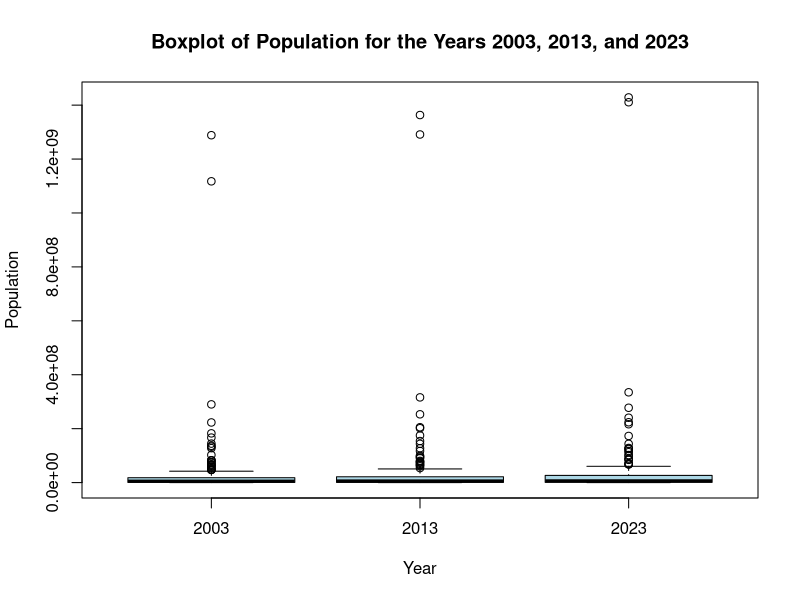
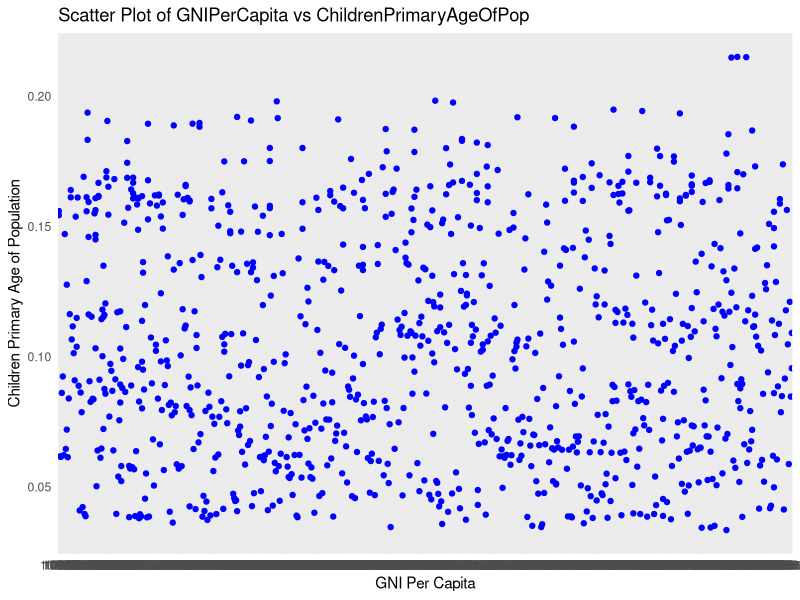
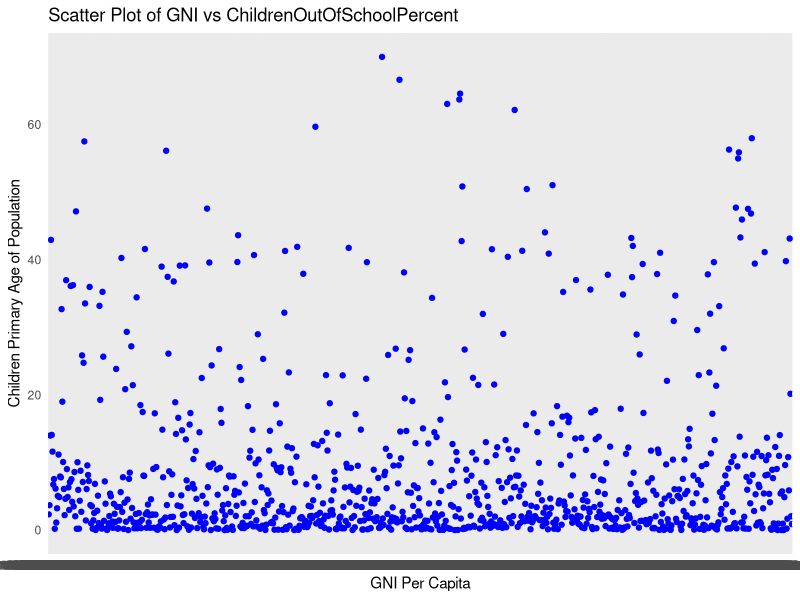

The R script that drew these images, in order:

# Load necessary libraries
library(dplyr)
library(tidyr)
library(ggplot2)

################################################################################
# 1. Importing data and explore the basics
################################################################################

# Assuming the relative path to the data file is available, we'll load the CSV file.
df_og <- read.csv('../data/WB_more_data.csv')

# dimension of data set (shape)
dim(df_og)

# show structure
str(df_og)

# show head
head(df_og)

# check column names
colnames(df_og)

# check for missing value - remember that this is misleading due to the way the WB encodes missing values with ".."
sapply(df_og, function(x) sum(is.na(x)))
colSums(is.na(df_og)) # same but neater

# Replace all occurrences of ".." with NA
df_og[df_og == ".."] <- NA

# check again
sapply(df_og, function(x) sum(is.na(x)))

################################################################################
# Find the maximum value among population for 2023

# Filter the data for rows where Series.Name is "pop"
pop_data <- df_og[df_og$Series.Name == "Population, total", ]

# Find the row with the maximum value in the value_column within the filtered data
max_pop_row <- pop_data[which.max(pop_data$X2023), ]

# Print the row with the maximum value
print(max_pop_row)

################################################################################
# 2. Reshaping data
################################################################################
# used to address a problem (always handy to work with a smaller data set)
#df_albania <- df_og[df_og$Country.Name == "Albania",]
#df_og <- df_albania

# Define the year columns
year_cols <- c('X2001', 'X2002', 'X2003', 'X2011', 'X2012', 'X2013', 'X2021', 'X2022', 'X2023')

################################################################################
# Melt the data frame
df_melted <- df_og %>%
  pivot_longer(cols = all_of(year_cols), 
               names_to = "year", 
               values_to = "values")

# View a sample of the data
sample_n(df_melted, 5)

################################################################################
# Pivot the data frame
pivoted_df <- df_melted %>%
  pivot_wider(names_from = "Series.Name", 
              values_from = "values",
              id_cols = c(year, Country.Name, Country.Code))

# Print the dimensions of the pivoted data frame
print(dim(pivoted_df))

# View a sample of the data
pivoted_df[sample(nrow(pivoted_df), 4), ]


################################################################################
# 3. Renaming columns and cleaning year values
################################################################################
# Use gsub to remove the "X" prefix from the year column
pivoted_df$year <- gsub("X", "", pivoted_df$year)

# Optionally, convert the year column to numeric
pivoted_df$year <- as.numeric(pivoted_df$year)

# Check the updated column
head(pivoted_df$year)

################################################################################
# Remind yourself of the current names before renaming
colnames(pivoted_df)

# Create a named vector (like a dictionary) for renaming columns
new_column_names <- c(
                      "CountryName" = "Country.Name",
                      "CountryCode" = "Country.Code",
                      "Year" = "year",
                      "PopulationTotal" = "Population, total",
                      "ChildrenOutOfSchoolPercent" = "Children out of school (% of primary school age)",
                      "ChildrenOutOfSchoolPrimary" = "Children out of school, primary",
                      "GNIPerCapita" = "GNI per capita, Atlas method (current US$)",
                      "GNI" = "GNI, Atlas method (current US$)")

# Rename columns using the named vector - Note the different expected order to python: rename(new_name = old_name)
df_renamed <- pivoted_df %>%
  rename(!!!new_column_names)

# View the new column names
colnames(df_renamed)

################################################################################
# 4. Plot some values
################################################################################

# show boxplots of population data for several years
# Filter the data for the years 2003, 2013, and 2023
df_selected_years <- df_renamed[df_renamed$Year %in% c(2003, 2013, 2023), ]

# Convert 'PopulationTotal' to numeric if necessary
df_selected_years$PopulationTotal <- as.numeric(df_selected_years$PopulationTotal)

# Create a boxplot with PopulationTotal for each of the selected years
boxplot(PopulationTotal ~ Year, 
        data = df_selected_years, 
        main = "Boxplot of Population for the Years 2003, 2013, and 2023", 
        xlab = "Year", 
        ylab = "Population", 
        col = "lightblue")

################################################################################
# 5. Remove missing values
################################################################################
# check for missing value
colSums(is.na(df_renamed))

# drops rows with missing values
df_nomissing <- df_renamed %>% na.omit()

# Drop rows with missing values only in specific columns 
#df_schooldata <- df_renamed %>% drop_na(ChildrenOutOfSchoolPrimary, ChildrenOutOfSchoolPercent)
#df_gnidata <- df_renamed %>% drop_na(GNI)


################################################################################
# 6. Create features
################################################################################

df <- df_nomissing

# note that some are still characters rather than numeric
str(df)

# Convert to numeric if they are not already
df <- df %>%
  mutate(
    ChildrenOutOfSchoolPrimary = as.numeric(ChildrenOutOfSchoolPrimary),
    ChildrenOutOfSchoolPercent = as.numeric(ChildrenOutOfSchoolPercent),
    PopulationTotal = as.numeric(PopulationTotal)
  )
# Perform same calculations as in python
df <- df %>%
  mutate(
    ChildrenPrimaryAgeTotal = ChildrenOutOfSchoolPrimary * 100 / ChildrenOutOfSchoolPercent,
    ChildrenPrimaryAgeOfPop = round(ChildrenPrimaryAgeTotal / PopulationTotal, 7)
  )

################################################################################
# 7. Basic scatter plots
################################################################################

# Create the scatter plot
ggplot(df, aes(x = GNIPerCapita, y = ChildrenPrimaryAgeOfPop)) +
  geom_point(color = "blue") +
  labs(title = "Scatter Plot of GNIPerCapita vs ChildrenPrimaryAgeOfPop",
       x = "GNI Per Capita",
       y = "Children Primary Age of Population") +
  theme_minimal()

# Create the scatter plot
ggplot(df, aes(x = GNI, y = ChildrenOutOfSchoolPercent)) +
  geom_point(color = "blue") +
  labs(title = "Scatter Plot of GNI vs ChildrenOutOfSchoolPercent",
       x = "GNI Per Capita",
       y = "Children Primary Age of Population") +
  theme_minimal()

################################################################################
# 8. Saving the new data
################################################################################

# Save the filtered dataset to a new CSV file
write.csv(df, '../data/WB_reshaped_R.csv', row.names = FALSE)

